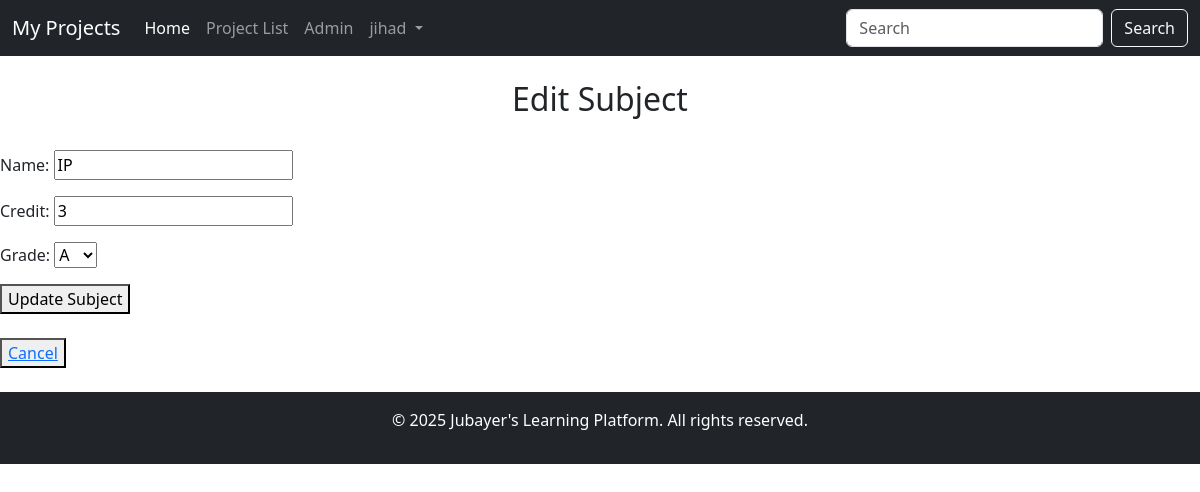
/cg/edit/3 (signed in), run on the app's committed database.
### cgpa/models.py (models this page shows, shortened)
class Subject(models.Model):
    user = models.ForeignKey(User, on_delete=models.CASCADE)
    name = models.CharField(max_length=100)
    credit = models.IntegerField(default=3)
    grade = models.CharField(max_length=2, choices=GRADE_CHOICES, default="A+")
    class Meta:
        ordering = ["-id"]
        verbose_name = "Subject"

### cgpa/views.py (the view)
# urls.py: path("edit/<int:pk>", views.edit_sub, name="edit_sub"),
@login_required(login_url="recipe:login")
def edit_sub(request, pk):
    subject = get_object_or_404(Subject, pk=pk)
    form = SubjectForm(instance=subject)
    if request.method == "POST":
        form = SubjectForm(request.POST, instance=subject)
        if form.is_valid():
            form.save()
            return redirect("cgpa:index")
    else:
        form = SubjectForm(instance=subject)
    context = {
        "form": form,
        "subject": subject,
    }
    return render(request, "cgpa/edit.html", context)

### cgpa/forms.py
class SubjectForm(forms.ModelForm):
    class Meta:
        model = Subject
        fields = ["name", "credit", "grade"]

### cgpa/templates/cgpa/edit.html (shortened to what this page needs)
{% extends "base/base.html" %}
{% block content %}
<div class="calculator" id="calculator">
    <br>
    <h2 style="text-align: center;">Edit Subject</h2>
    <br>
    <form action="" method="post">
        {{form.as_p}}
        <button type="submit">Update Subject</button>
    </form>
    <br>
    <button><a href="">Cancel</a></button>
</div>
{% endblock %}

### base/templates/base/base.html (shortened to what this page needs)
<!DOCTYPE html>
<html lang="en">
<head>
    <link href="https://cdn.jsdelivr.net/npm/bootstrap@5.3.0/dist/css/bootstrap.min.css" rel="stylesheet">
</head>
<body>
    <nav class="navbar navbar-expand-lg navbar-dark bg-dark">
        <div class="container-fluid">
            <a class="navbar-brand" href="{% url 'base:index' %}">My Projects</a>
            <div class="collapse navbar-collapse" id="navbarNav">
                <ul class="navbar-nav me-auto">
                    <li class="nav-item">
                        <a class="nav-link active" aria-current="page" href="{% url 'base:index' %}">Home</a>
                    </li>
                    <li class="nav-item">
                        <a class="nav-link" href="{% url 'base:index' %}">Project List</a>
                    </li>
                    <li class="nav-item">
                        <a class="nav-link" href="{% url 'base:index' %}admin/">Admin</a>
                    </li>
                    {% if user.is_authenticated %}
                        <li class="nav-item dropdown">
                            <a class="nav-link dropdown-toggle" href="#" id="navbarDropdown" role="button" data-bs-toggle="dropdown" aria-expanded="false">
                                {{ user.username }}
                            </a>
                        </li>
                    {% endif %}
                </ul>
                <form class="d-flex">
                    <input class="form-control me-2" type="search" placeholder="Search" aria-label="Search">
                    <button class="btn btn-outline-light" type="submit">Search</button>
                </form>
            </div>
        </div>
    </nav>
    {% block content %}
    {% endblock %}
    <footer class="bg-dark text-white text-center py-3 mt-4">
        <p>&copy; 2025 Jubayer's Learning Platform. All rights reserved.</p>
    </footer>
</body>
</html>

### data on the page
Subject: name "IP", credit "3", grade "A"

### other printed values
{{ user.username }} "jihad"
